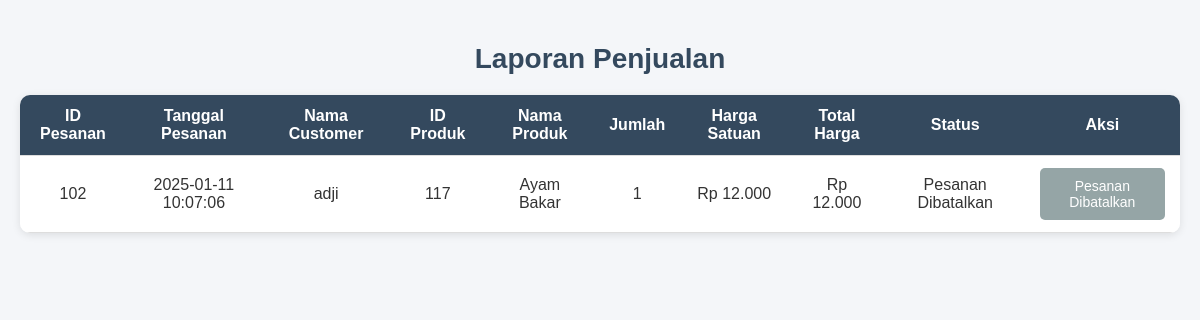
The app's page /admin/laporan_penjualan.php with its own data.
### tables this page shows
CREATE TABLE `order_details` (
  `id` int NOT NULL,
  `order_id` int DEFAULT NULL,
  `product_id` int DEFAULT NULL,
  `quantity` int DEFAULT NULL
);

CREATE TABLE `orders` (
  `order_id` int NOT NULL,
  `user_id` int NOT NULL,
  `order_date` datetime DEFAULT NULL,
  `alamat` varchar(255) DEFAULT NULL,
  `metode_pembayaran` varchar(50) DEFAULT NULL,
  `status` enum('pending','confirmed','batal') NOT NULL DEFAULT 'pending'
);

CREATE TABLE `users` (
  `id` int NOT NULL,
  `nama` varchar(255) NOT NULL,
  `username` varchar(200) NOT NULL,
  `password` varchar(200) NOT NULL,
  `role` enum('admin','customer') NOT NULL,
  `alamat` varchar(255) NOT NULL,
  `nomor_hp` varchar(15) NOT NULL
);

CREATE TABLE `prodact` (
  `id` int NOT NULL,
  `nama_barang` varchar(255) NOT NULL,
  `harga` int NOT NULL,
  `harga_awal` int NOT NULL,
  `gambar` varchar(255) NOT NULL,
  `deskripsi` text NOT NULL,
  `kategori` enum('Makanan','Minuman') NOT NULL,
  `stok` int NOT NULL DEFAULT '0'
);

### admin/laporan_penjualan.php (the view, shortened to what this page needs)
<?php
$koneksi = new mysqli("localhost", "root", "", "toko_royal");
$query = "
    SELECT
        orders.order_id,
        orders.order_date,
        orders.status,
        users.nama AS customer_name,
        order_details.product_id,
        prodact.nama_barang,
        order_details.quantity,
        prodact.harga,
        (order_details.quantity * prodact.harga) AS total_harga
    FROM
        order_details
    JOIN
        orders ON order_details.order_id = orders.order_id
    JOIN
        users ON orders.user_id = users.id
    JOIN
        prodact ON order_details.product_id = prodact.id
    ORDER BY
        orders.order_date DESC
";
$result = $koneksi->query($query);
?>
<!DOCTYPE html>
<html lang="id">
<head>
</head>
<body>
    <h2>Laporan Penjualan</h2>
    <table>
        <thead>
            <tr>
                <th>ID Pesanan</th>
                <th>Tanggal Pesanan</th>
                <th>Nama Customer</th>
                <th>ID Produk</th>
                <th>Nama Produk</th>
                <th>Jumlah</th>
                <th>Harga Satuan</th>
                <th>Total Harga</th>
                <th>Status</th>
                <th>Aksi</th>
            </tr>
        </thead>
        <tbody>
            <?php
            if ($result->num_rows > 0) {
                while ($row = $result->fetch_assoc()) {
                    echo "<tr>";
                    echo "<td>" . $row['order_id'] . "</td>";
                    echo "<td>" . $row['order_date'] . "</td>";
                    echo "<td>" . $row['customer_name'] . "</td>";
                    echo "<td>" . $row['product_id'] . "</td>";
                    echo "<td>" . $row['nama_barang'] . "</td>";
                    echo "<td>" . $row['quantity'] . "</td>";
                    echo "<td>Rp " . number_format($row['harga'], 0, ',', '.') . "</td>";
                    echo "<td>Rp " . number_format($row['total_harga'], 0, ',', '.') . "</td>";
                    echo "<td>" . ($row['status'] === 'confirmed' ? 'Terkonfirmasi' : ($row['status'] === 'batal' ? 'Pesanan Dibatalkan' : 'Belum Dikonfirmasi')) . "</td>";
                    if ($row['status'] !== 'batal' && $row['status'] !== 'confirmed') {
                    } else if ($row['status'] === 'batal') {
                        echo "<td><span class='button disabled'>Pesanan Dibatalkan</span></td>";
                    }
                    echo "</tr>";
                }
            } else {
                echo "<tr><td colspan='10'>Tidak ada data penjualan.</td></tr>";
            }
            ?>
        </tbody>
    </table>
</body>
</html>

### admin/laporan_penjualan.php (style rules this page uses)
body { font-family: 'Arial', sans-serif; background-color: #f4f6f9; margin: 0; padding: 20px; color: #333; }
h2 { text-align: center; color: #34495e; font-size: 28px; margin-bottom: 20px; }
table { width: 100%; border-collapse: collapse; margin: 20px 0; box-shadow: 0 2px 8px rgba(0, 0, 0, 0.1); background-color: #fff; border-radius: 10px; overflow: hidden; }
table thead { background-color: #34495e; color: white; text-align: left; }
table th, table td { padding: 12px 15px; text-align: center; border-bottom: 1px solid #ddd; }
table tbody tr:nth-child(odd) { background-color: #ffffff; }
.button { display: inline-block; padding: 10px 15px; font-size: 14px; text-align: center; color: white; background-color: #2ecc71; border-radius: 5px; transition: 0.3s; }
.button.disabled { background-color: #95a5a6; cursor: not-allowed; }

### records on screen
order_details: order.order_id "102", order.order_date "2025-01-11 10:07:06", users.nama "adji", product "117", product.nama_barang "Ayam Bakar", quantity "1", product.harga "12.000", total_harga "12.000"
